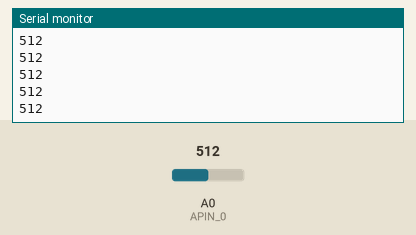
Simulated run of this sketch. Board: Arduino Uno, built with avr-gcc and run on an emulated ATmega328P. On the bench: the last lines printed to the serial monitor. The test bench sets the inputs (shaded band); at power-on: A0 (APIN_0) = 512.

Above: at 1.2 s.
1.3 s: A0 (APIN_0) set to 716
At 1.31 s:
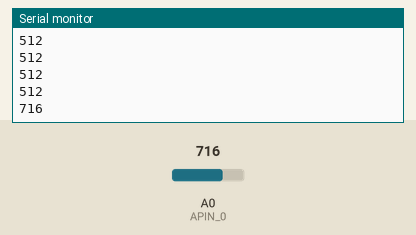
2.8 s: A0 (APIN_0) set to 900
At 2.81 s:
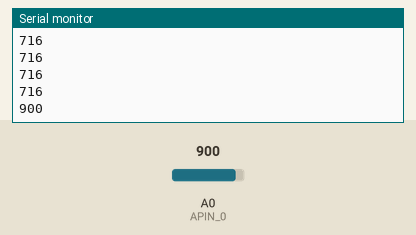
Timing chart, 0 to 5.8 s (numbered marks = the images above; inputs shaded):
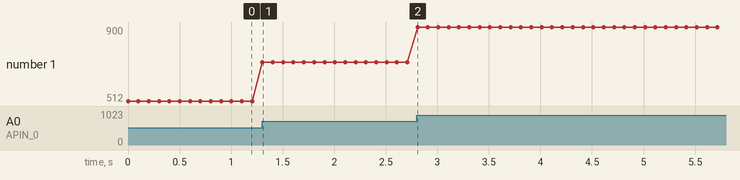

The sketch:

CO_MQ7.ino
```cpp
int CO_Value;
int APIN_0 = A0;
int DPIN_3 = 3;

void setup() {
  Serial.begin(9600);
}

void loop() {
  CO_Value = analogRead(APIN_0);
  //CO_Value = digitalRead(DPIN_3);
  Serial.println(CO_Value, DEC);
  delay(100);
}
```

Measured:
- after the input at 1.3 s, the serial monitor: prints a new line at once (image 1)
- after the input at 2.8 s, the serial monitor: prints a new line at once (image 2)
- plotted number 1: 512 → 716 after the input at 1.3 s, 716 → 900 after the input at 2.8 s
